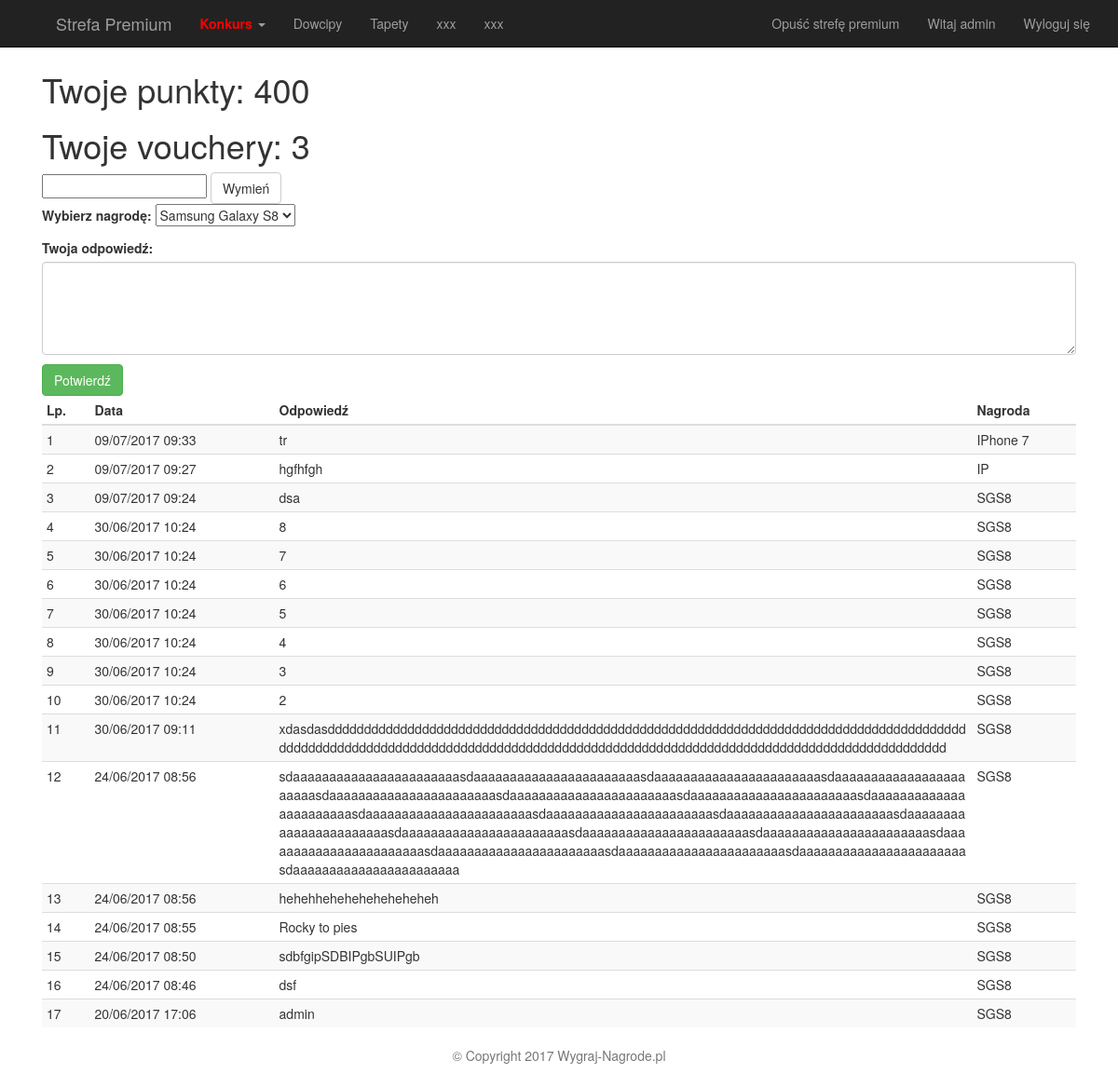
Page /premium/vouchers/ (signed in) on the committed database.
### start/models.py (models this page shows, shortened)
class Profile(models.Model):
    user = models.OneToOneField(User, on_delete=models.CASCADE)
    points = models.SmallIntegerField(default=0)
    vouchers = models.SmallIntegerField(default=0)
    premium = models.BooleanField(default=False)

class Answer(models.Model):
    PRIZES_TO_CHOOSE = (
        ('Samsung Galaxy S8', 'Samsung Galaxy S8'),
        ('IPhone 7', 'IPhone 7'),
    )
    user = models.ForeignKey(User, on_delete=models.CASCADE)
    answer_text = models.CharField(max_length=500)
    prize = models.CharField(max_length=20,choices=PRIZES_TO_CHOOSE, default='SGS8')
    pub_date = models.DateTimeField(auto_now_add=True)

### premium/views.py (the view)
@user_passes_test(user_is_premium, login_url='/get-premium')
@login_required
def vouchers(request):
    answers = Answer.objects.filter(user=request.user).order_by('-pub_date')
    if request.method == 'POST':
        form = AnswerForm(request.POST)
        user = request.user
        print(form)
        if form.is_valid():
            if user.profile.vouchers > 0:
                answer = form.save(commit=False)
                answer.user = user
                user.profile.exchangeVoucherToAnswer()
                answer.save()
                return redirect('/premium/vouchers')
            else:
                messages.error(request, 'Niestety nie masz już voucherów.')
    else:
        form=AnswerForm()
    context = {
        'answers': answers,
        'form' : form,
    }
    return render(request, 'vouchers.html', context)

### start/forms.py
class AnswerForm(forms.ModelForm):
    class Meta:
        model = Answer
        fields = ('prize','answer_text',)
        labels = {
            'prize' : 'Wybierz nagrodę',
            'answer_text' : 'Twoja odpowiedź',
        }
        widgets = {
            'answer_text': Textarea(attrs={'class':'form-control', 'style':'height: 100px'}),
        }

### premium/views.py (called while the page is built)
def user_is_premium(user):
    return user.profile.premium

### premium/templates/vouchers.html (shortened to what this page needs)
{% extends 'basePremium.html' %}
{% load bootstrap3 %}
{% block content %}
    <body class="container">
    <div class="container-fluid">
        <h1>Twoje punkty: {{ user.profile.points }}</h1>
        <h1>Twoje vouchery: {{ user.profile.vouchers }}</h1>
        <form action="{% url 'exchangePoints' %}" method="post">
            <input type="number" min="0" name="vouchers" required>
            <button type="submit" class="btn btn-default">Wymień</button>
        </form>
        <form method="post" enctype="multipart/form-data">
            {{ form.as_p }}
            <button type="submit" class="btn btn-success">Potwierdź</button>
        </form>
        <table class="table table-condensed table-striped">
            <thead>
            <tr>
                <th>Lp.</th>
                <th>Data</th>
                <th>Odpowiedź</th>
                <th>Nagroda</th>
            </tr>
            </thead>
            <tbody>
            {% for answer in answers %}
                <tr>
                    <td>{{ forloop.counter }}</td>
                    <td>{{ answer.pub_date | date:"d/m/Y H:i" }}</td>
                    <td style="word-wrap: break-word;min-width: 450px;max-width: 450px;">{{ answer.answer_text }}</td>
                    <td>{{ answer.prize }}</td>
                </tr>
            {% endfor %}
            </tbody>
        </table>
    </div>
    </body>
{% endblock %}

### templates/basePremium.html (shortened to what this page needs)
{% load static %}
<!DOCTYPE html>
<html lang="pl">
<head>
    <link rel="stylesheet" href="{% static 'css/bootstrap.min.css' %}" media="screen">
    <link rel="stylesheet" href="{% static 'css/style.css' %}" type="text/css">
</head>
<body>
<div class="navbar navbar-inverse navbar-default navbar-fixed-top">
    <div class="container">
        <div class="navbar-header">
            <a class="navbar-brand model_title" href="#"></a>
        </div>
        <div id="nav_toplevel" class="collapse navbar-collapse">
            <ul id="nav_main" class="nav navbar-nav">
                <li style="font-size: large"><a href="/premium">Strefa Premium</a></li>
                <li class="dropdown">
                    <a class="dropdown-toggle" data-toggle="dropdown" href="#"><strong style="color: red">Konkurs</strong>
                        <span class="caret"></span></a>
                </li>
                <li><a href="/premium/dowcipy">Dowcipy</a></li>
                <li><a href="/premium/tapety">Tapety</a></li>
                <li><a href="/premium/tapety">xxx</a></li>
                <li><a href="/premium/tapety">xxx</a></li>
            </ul>
            <ul class="nav navbar-nav navbar-right" style="cursor: pointer">
                <li><a href="/">Opuść strefę premium</a></li>
                <li><a href="/user-account">Witaj {{ user.username }}</a></li>
                <li><a href="/logout">Wyloguj się</a></li>
            </ul>
        </div>
    </div>
</div>
{% block content %}
{% endblock %}
<footer class="footer">
    <p class="text-center text-muted">© Copyright 2017 Wygraj-Nagrode.pl</p>
</footer>
</body>
</html>

### static/css/style.css (style rules this page uses)
.container-fluid { margin-top: 7vh; }

### rows in the picture
Answer: pub_date "09/07/2017 09:33", answer_text "tr", prize "IPhone 7"
Answer: pub_date "09/07/2017 09:27", answer_text "hgfhfgh", prize "IP"
Answer: pub_date "09/07/2017 09:24", answer_text "dsa", prize "SGS8"
Answer: pub_date "30/06/2017 10:24", answer_text "8", prize "SGS8"
Answer: pub_date "30/06/2017 10:24", answer_text "7", prize "SGS8"
Answer: pub_date "30/06/2017 10:24", answer_text "6", prize "SGS8"
Answer: pub_date "30/06/2017 10:24", answer_text "5", prize "SGS8"
Answer: pub_date "30/06/2017 10:24", answer_text "4", prize "SGS8"
Answer: pub_date "30/06/2017 10:24", answer_text "3", prize "SGS8"
Answer: pub_date "30/06/2017 10:24", answer_text "2", prize "SGS8"
Answer: pub_date "30/06/2017 09:11", answer_text "xdasdasdddddddddddddddddddddddddddddddddddddddddddddddddddddddddddddddddddddddddddddddddddddddddddddddddddddddddddddddddddddddddddddddddddddddddddddddddddddddddddddddddddddddddddddddddddd", prize "SGS8"
Answer: pub_date "24/06/2017 08:56", answer_text "sdaaaaaaaaaaaaaaaaaaaaaaasdaaaaaaaaaaaaaaaaaaaaaaasdaaaaaaaaaaaaaaaaaaaaaaasdaaaaaaaaaaaaaaaaaaaaaaasdaaaaaaaaaaaaaaaaaaaaaaasdaaaaaaaaaaaaaaaaaaaaaaasdaaaaaaaaaaaaaaaaaaaaaaasdaaaaaaaaaaaaaaaaaaaaaaasdaaaaaaaaaaaaaaaaaaaaaaasdaaaaaaaaaaaaaaaaaaaaaaasdaaaaaaaaaaaaaaaaaaaaaaasdaaaaaaaaaaaaaaaaaaaaaaasdaaaaaaaaaaaaaaaaaaaaaaasdaaaaaaaaaaaaaaaaaaaaaaasdaaaaaaaaaaaaaaaaaaaaaaasdaaaaaaaaaaaaaaaaaaaaaaasdaaaaaaaaaaaaaaaaaaaaaaasdaaaaaaaaaaaaaaaaaaaaaaasdaaaaaaaaaaaaaaaaaaaaaaasdaaaaaaaaaaaaaaaaaaaaaaa", prize "SGS8"
Answer: pub_date "24/06/2017 08:56", answer_text "hehehheheheheheheheheh", prize "SGS8"
Answer: pub_date "24/06/2017 08:55", answer_text "Rocky to pies", prize "SGS8"
Answer: pub_date "24/06/2017 08:50", answer_text "sdbfgipSDBIPgbSUIPgb", prize "SGS8"
Answer: pub_date "24/06/2017 08:46", answer_text "dsf", prize "SGS8"
Answer: pub_date "20/06/2017 17:06", answer_text "admin", prize "SGS8"

### other values in the picture
{{ user.username }} "admin"
{{ user.profile.points }} "400"
{{ user.profile.vouchers }} "3"
